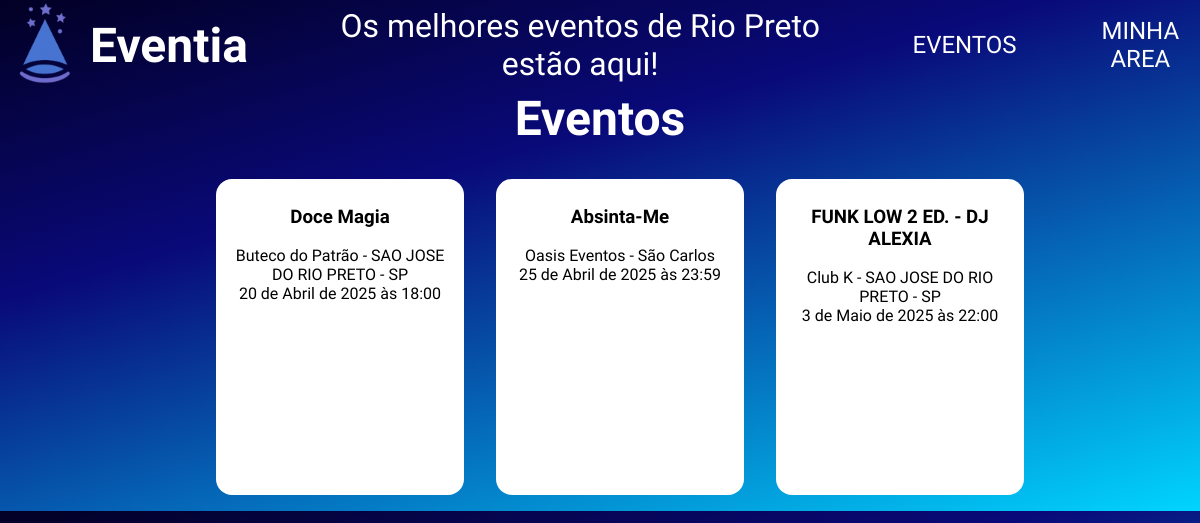
Before: / with the older database file.
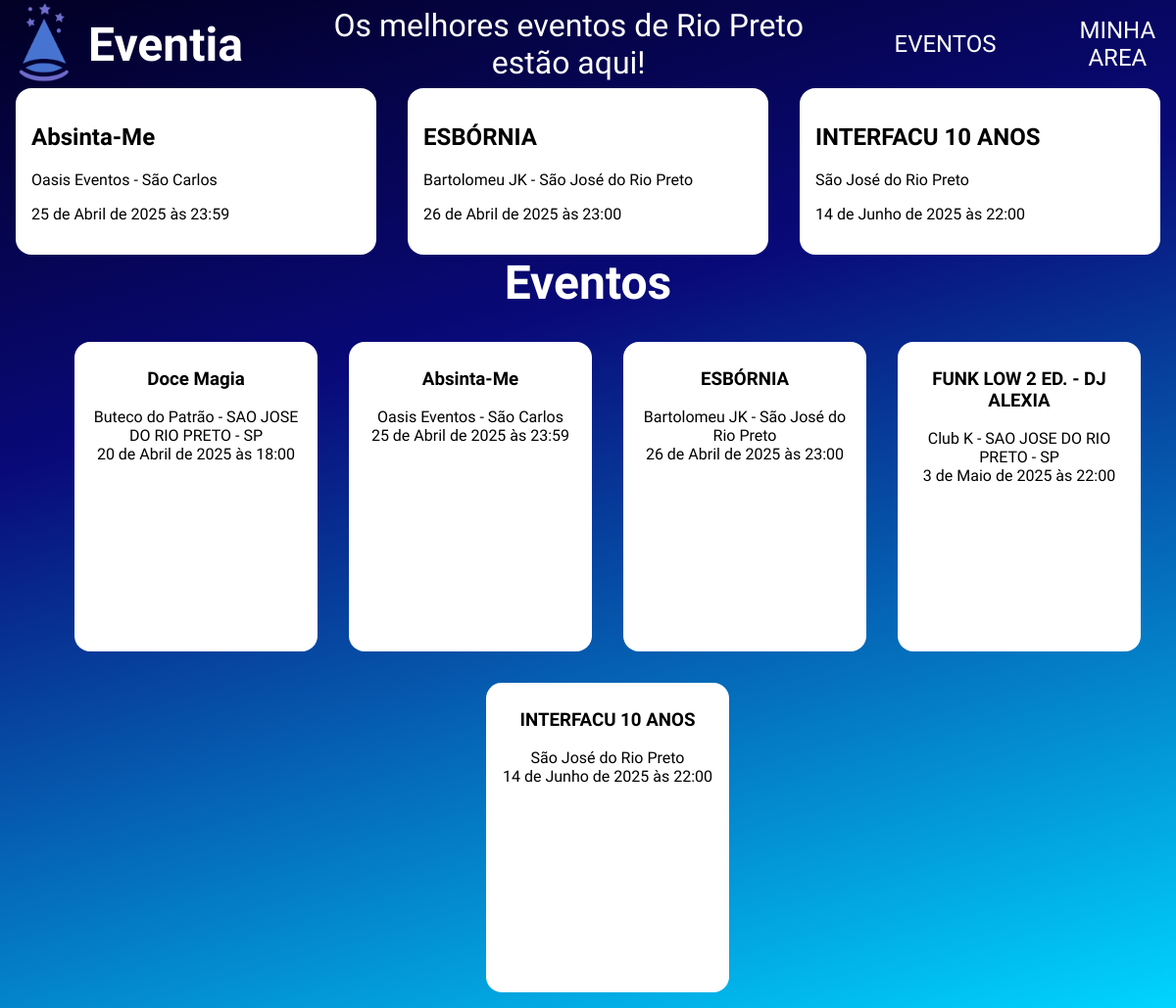
After: the same page with the newer database file.
### eventos/models.py (models this page shows, shortened)
class Eventos(models.Model):
    nome = models.CharField(max_length=150)
    legenda = models.CharField(max_length=150, null=False, default='')
    descricao = models.TextField()
    data = models.DateTimeField()
    local = models.CharField(max_length=150)
    imagem = CloudinaryField('image', null=True, blank=True)
    link = models.URLField(blank=True, null=True, default='')
    publicada = models.BooleanField(default=False)
    destaque = models.BooleanField(default=False)

### eventos/views.py (the view)
# urls.py: path('', index, name='index'),
def index(request):
    eventos = Eventos.objects.order_by("data").filter(publicada=True)
    eventos_destaque = Eventos.objects.filter(publicada=True, destaque=True).order_by('data')[:3]
    return render(request, 'index.html', {
        "cards": eventos,
        "cards_destaque": eventos_destaque
                   })

### templates/index.html (shortened to what this page needs)
{% load static %}
<!DOCTYPE html>
<html lang="pt-br">
<head>
    <link rel="stylesheet" href="{% static 'styles/styles.css' %}">
</head>
<body>
    <header class="cabecalho">
        <img src="{% static 'assets/icons/eventia-logo.png' %}" alt="" class="logo">
        <div class="sub-cabecalho">
            <h1 class="titulo">Eventia</h1>
            <p class="texto">Os melhores eventos de Rio Preto estão aqui!</p>
            <a class="link">EVENTOS</a>
            <a class="link">MINHA AREA</a>
        </div>
    </header>
    <main>
        <div class="destaques">
            <ul class="lista-destaques">
                {% if cards_destaque %}
                {% for evento in cards_destaque %}
                <li class="lista-destaques-item">
                    <div class="imagem-container">
                        <h2 class="subtitulo">{{ evento.nome }}</h2>
                        <p class="legenda">{{ evento.legenda }}</p>
                        <p class="data">{{ evento.data }}</p>
                    </div>
                </li>
                {% endfor %}
                {% endif %}
            </ul>
        </div>
        <section class="eventos">
            <h2 class="titulo">Eventos</h2>
            <ul class="eventos-lista" id="eventos-container">
                {% if cards %}
                {% for evento in cards %}
                <li class="eventos-lista-item">
                    <h3 class="evento-titulo">{{ evento.nome }}</h3>
                    <p class="evento-legenda">{{ evento.legenda }}</p>
                    <p class="evento-data">{{ evento.data }}</p>
                </li>
                {% endfor %}
                {% endif %}
            </ul>
        </section>
    </main>
</body>
</html>

Changed rows visible on the page:
now on one of the page's lists (row edited): Eventos: nome "Absinta-Me", legenda "Oasis Eventos - São Carlos", data "25 de Abril de 2025 às 23:59"
added Eventos: nome "ESBÓRNIA", legenda "Bartolomeu JK - São José do Rio Preto", data "26 de Abril de 2025 às 23:00"
added Eventos: nome "INTERFACU 10 ANOS", legenda "São José do Rio Preto", data "14 de Junho de 2025 às 22:00"
